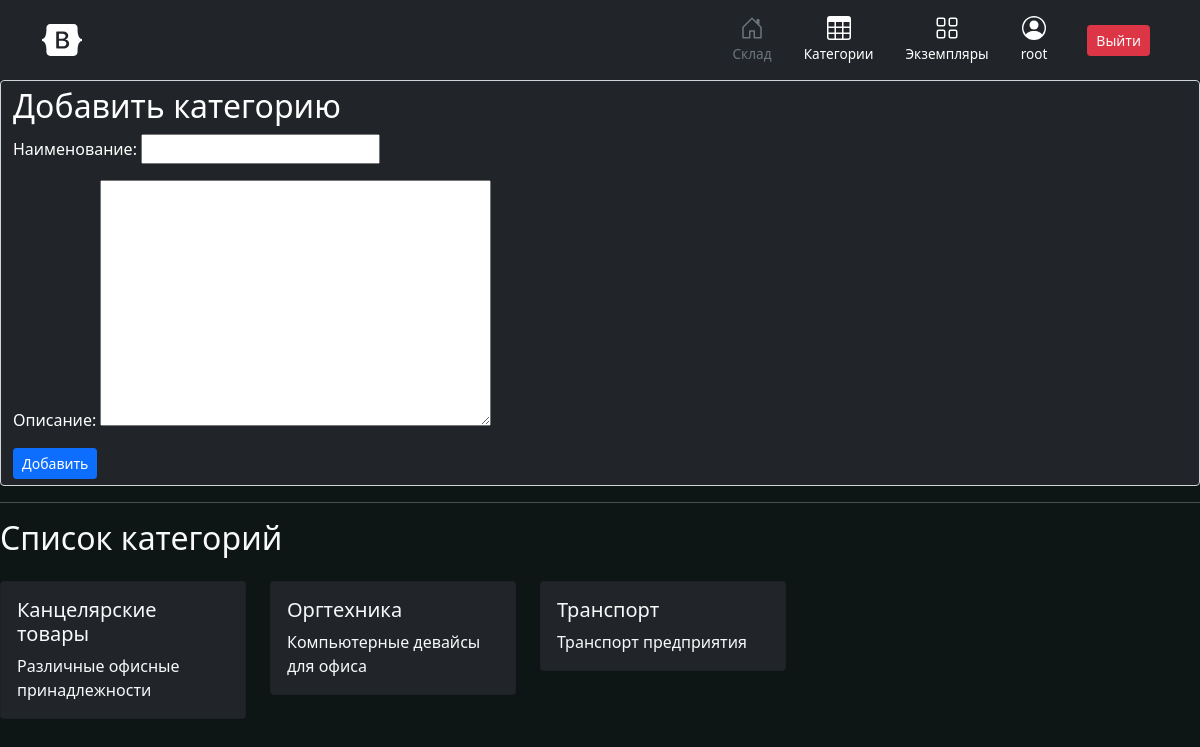
Page /categories/ (signed in) on the earlier database version.
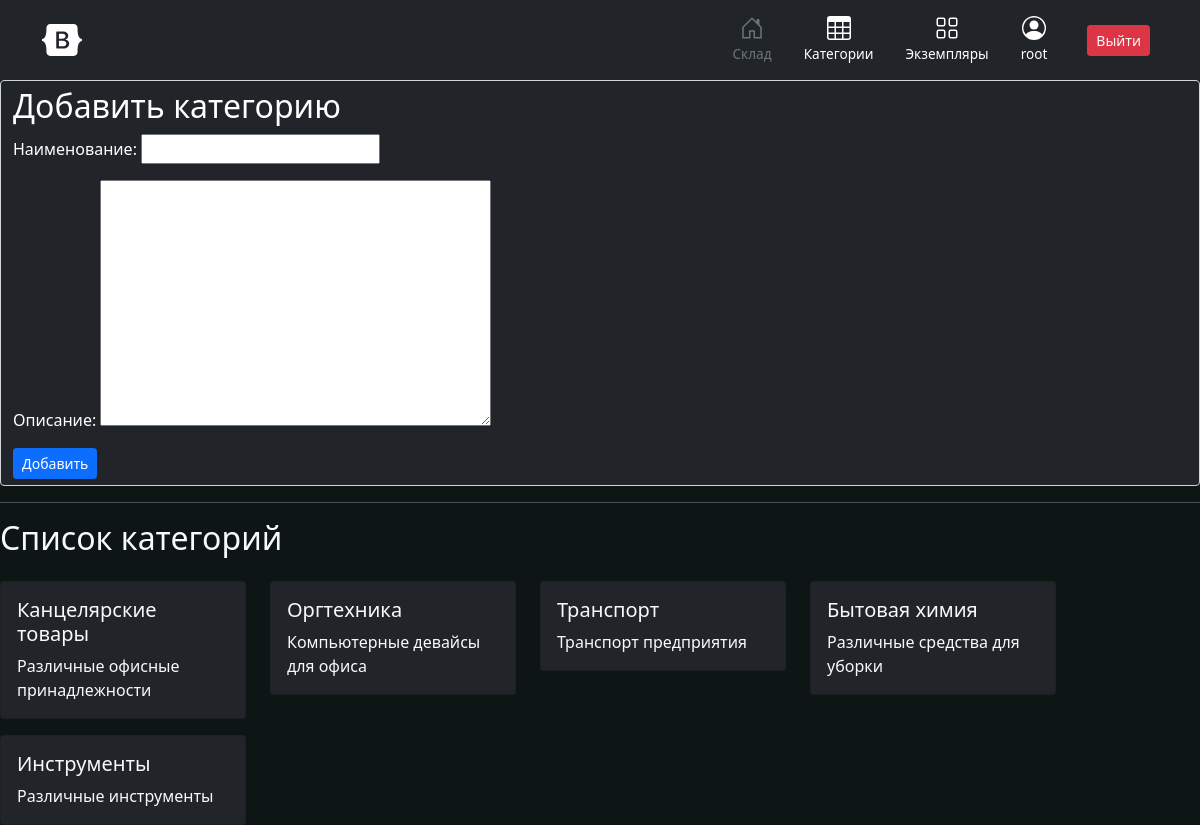
Same page on the later database version.
### users/models.py (models this page shows, shortened)
class CustomUser(AbstractUser):
    pass

### audit/models.py (models this page shows, shortened)
class Category(models.Model):
    name = models.CharField(unique=True, max_length=60)
    description = models.TextField()

### users/views.py (the view)
# urls.py: path('categories/', categories, name='categories'),
@login_required(login_url="/")
def categories(request):
    if request.method == 'POST':
        form = audit_forms.CategoryForm(request.POST)
        if form.is_valid():
            form.save()
            return redirect('categories')
    context = {
        'form': audit_forms.CategoryForm,
        'categories': audit_models.Category.objects.all()
    }
    return render(request, 'categories.html', context)

### templates/categories.html (shortened to what this page needs)
{% extends 'base.html' %}
{% block content %}
<form action="{% url 'categories' %}" class="form-control bg-dark text-white" method="post">
          <h2>Добавить категорию</h2>
          {{ form.as_p }}
          <button class="btn btn-sm btn-primary" type="submit">Добавить</button>
</form>
<hr color="white">
<h2>Список категорий</h2>
<div class="row" style="max-width: 90vw">
  {% for cat in categories %}
        <div class="col-sm-3 mt-3 mb-3 mb-sm-0">
    <div class="card bg-dark">
      <div class="card-body">
        <h5 class="card-title">{{ cat.name }}</h5>
        <p class="card-text">{{ cat.description }}</p>
      </div>
    </div>
  </div>
    {% endfor %}
</div>
{% endblock %}

### templates/base.html (shortened to what this page needs)
<!DOCTYPE html>
<html>
<head>
    <link href="https://cdn.jsdelivr.net/npm/bootstrap@5.0.2/dist/css/bootstrap.min.css" rel="stylesheet"
>
</head>
<body style="background-color:#0d1615;">
<main>
    <header>
        <div class="px-3 py-2 bg-dark">
            <div class="container">
                <div class="d-flex flex-wrap align-items-center justify-content-center justify-content-lg-start">
                    <a href="/"
                       class="d-flex align-items-center my-2 my-lg-0 me-lg-auto text-white text-decoration-none">
                        <svg class="bi me-2" width="40" height="32" role="img" aria-label="Bootstrap">
                            <use xlink:href="#bootstrap"/>
                        </svg>
                    </a>
                    <ul class="nav col-12 col-lg-auto my-2 justify-content-center my-md-0 text-small">
                        <li>
                            <a href="{% url 'home' %}" class="nav-link text-secondary">
                                <svg class="bi d-block mx-auto mb-1" width="24" height="24">
                                    <use xlink:href="#home"/>
                                </svg>
                                Склад
                            </a>
                        </li>
                        <li>
                            <a href="{% url 'categories' %}" class="nav-link text-white">
                                <svg class="bi d-block mx-auto mb-1" width="24" height="24">
                                    <use xlink:href="#table"/>
                                </svg>
                                Категории
                            </a>
                        </li>
                        <li>
                            <a href="{% url 'items' %}" class="nav-link text-white">
                                <svg class="bi d-block mx-auto mb-1" width="24" height="24">
                                    <use xlink:href="#grid"/>
                                </svg>
                                Экземпляры
                            </a>
                        </li>
                        <li>
                            <a href="#" class="nav-link text-white">
                                <svg class="bi d-block mx-auto mb-1" width="24" height="24">
                                    <use xlink:href="#people-circle"/>
                                </svg>
                                {% if user.is_authenticated %}
                                  {{ user.username }}
                                {% else %}
                                  Войдите в аккаунт
                                {% endif %}
                            </a>
                        </li>
                        <li class="ms-4 d-flex align-items-center justify-content-center">
                            <div>
                                {% if user.is_authenticated %}
                              <a class="btn btn-sm btn-danger text-light me-2" href="{% url 'logout' %}">Выйти</a>
                            {% else %}
                              <a class="btn btn-sm btn-light text-dark me-2" href="{% url 'login' %}">Войти</a>
                            {% endif %}
                            </div>
                        </li>
                    </ul>
                </div>
            </div>
        </div>
    </header>
    <div class="text-light">
    {% block content %}
    {% endblock %}
    </div>
</main>
</body>
</html>

### templates/base.html (style rules this page uses)
.bi { vertical-align: -.125em; fill: currentColor; }
.text-small { font-size: 85%; }

Differences in the rows shown:
added Category: name "Бытовая химия", description "Различные средства для уборки"
added Category: name "Инструменты", description "Различные инструменты"
